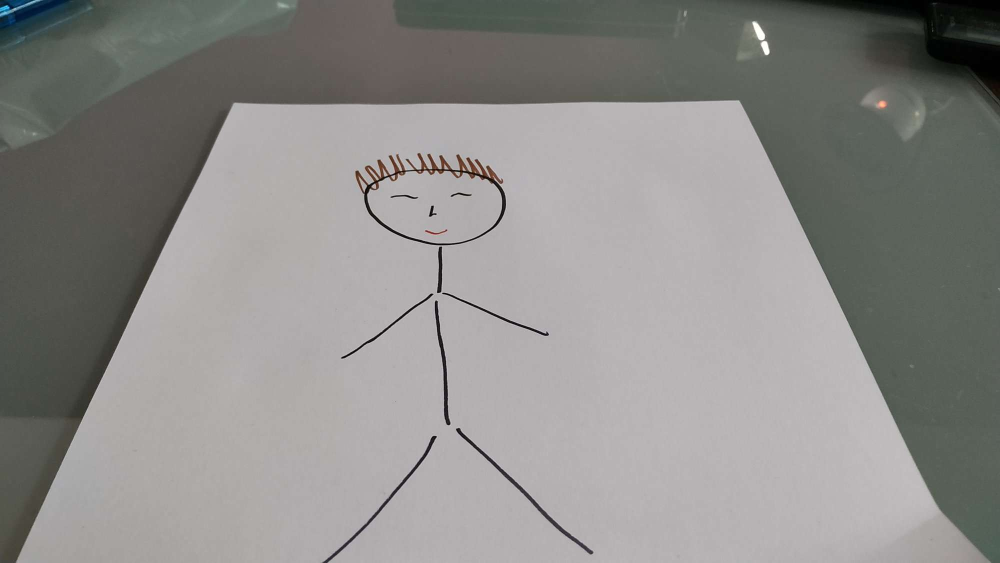
#> input picture reference/sheet_paper.JPEG, 2000 x 1125 px (shown at 1/2 size)
$ python undistort.py sheet_paper.JPEG   (older library calls are emulated)
#> lines starting #> are read from the running program, lines starting #| are printed output that depends on the picture
import cv2
import numpy as np
import sys

# You should replace these 3 lines with the output in calibration step
DIM=(2592, 1944)
K=np.array([[1259.041938650184, 0.0, 1350.8011212450504], [0.0, 1263.2227906651265, 896.9567943445292], [0.0, 0.0, 1.0]])
D=np.array([[-0.02553723406094832], [0.02138072637573416], [-0.11357946018325828], [0.10334136402735668]])

def undistort(img_path):
#> called with img_path = 'sheet_paper.JPEG'
    img = cv2.imread(img_path)
#> img is the input picture: shape (1125, 2000, 3); mean B, G, R 137.4, 139.8, 140.9
    h,w = img.shape[:2]
#> h = 1125; w = 2000
    map1, map2 = cv2.fisheye.initUndistortRectifyMap(K, D, np.eye(3), K, DIM, cv2.CV_16SC2)
    undistorted_img = cv2.remap(img, map1, map2, interpolation=cv2.INTER_LINEAR, borderMode=cv2.BORDER_CONSTANT)
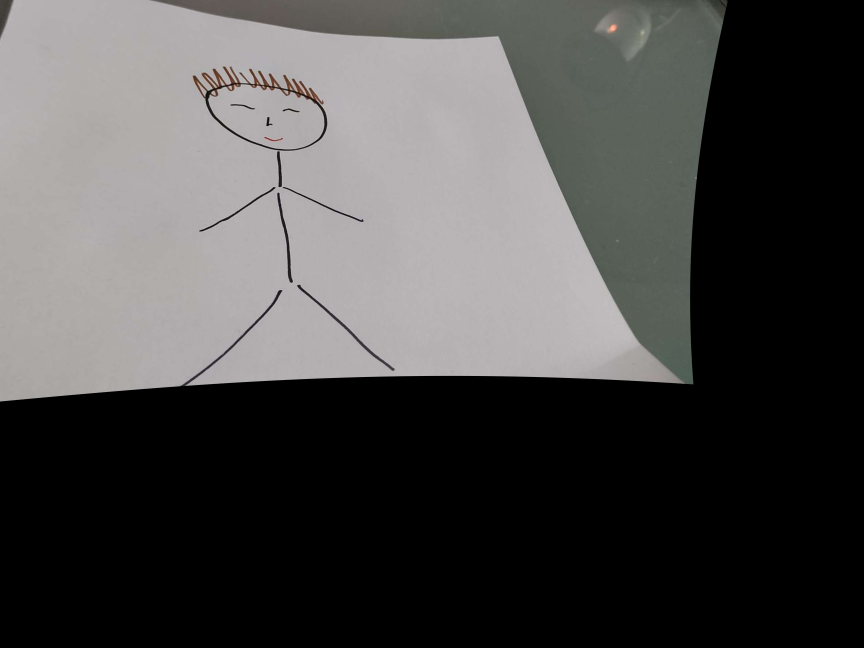
#> undistorted_img: shape (1944, 2592, 3) (shown at 1/3 size); mean B, G, R 74.1, 74.9, 75.9
    cv2.imshow("undistorted", undistorted_img)
    cv2.waitKey(0)
    cv2.destroyAllWindows()
if __name__ == '__main__':
    for p in sys.argv[1:]:
        undistort(p)
